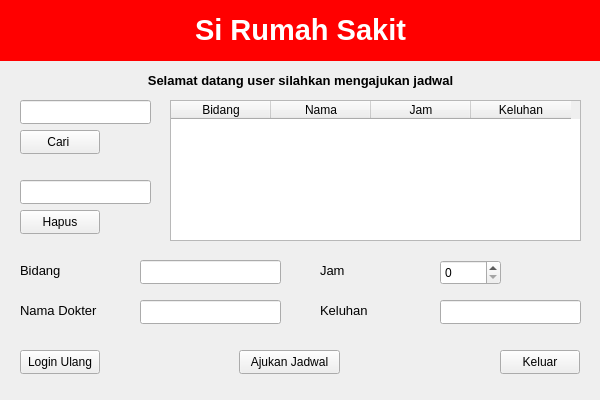
<?xml version="1.0" encoding="UTF-8"?>
<ui version="4.0">
 <class>User</class>
 <widget class="QMainWindow" name="User">
  <property name="geometry">
   <rect>
    <x>0</x>
    <y>0</y>
    <width>600</width>
    <height>400</height>
   </rect>
  </property>
  <property name="windowTitle">
   <string>MainWindow</string>
  </property>
  <widget class="QWidget" name="centralwidget">
   <widget class="QLabel" name="label">
    <property name="geometry">
     <rect>
      <x>0</x>
      <y>0</y>
      <width>600</width>
      <height>61</height>
     </rect>
    </property>
    <property name="styleSheet">
     <string notr="true">background-color: rgb(255, 0, 0);</string>
    </property>
    <property name="text">
     <string/>
    </property>
   </widget>
   <widget class="QLabel" name="label_2">
    <property name="geometry">
     <rect>
      <x>5</x>
      <y>10</y>
      <width>591</width>
      <height>41</height>
     </rect>
    </property>
    <property name="styleSheet">
     <string notr="true">background-color: rgb(255, 0, 0);</string>
    </property>
    <property name="text">
     <string>&lt;html&gt;&lt;head/&gt;&lt;body&gt;&lt;p align=&quot;center&quot;&gt;&lt;span style=&quot; font-size:22pt; font-weight:700; color:#ffffff;&quot;&gt;Si Rumah Sakit&lt;/span&gt;&lt;/p&gt;&lt;/body&gt;&lt;/html&gt;</string>
    </property>
   </widget>
   <widget class="QLabel" name="label_3">
    <property name="geometry">
     <rect>
      <x>20</x>
      <y>300</y>
      <width>101</width>
      <height>21</height>
     </rect>
    </property>
    <property name="font">
     <font>
      <pointsize>10</pointsize>
     </font>
    </property>
    <property name="text">
     <string>Nama Dokter</string>
    </property>
   </widget>
   <widget class="QSpinBox" name="spinBoxJam">
    <property name="geometry">
     <rect>
      <x>440</x>
      <y>260</y>
      <width>61</width>
      <height>25</height>
     </rect>
    </property>
   </widget>
   <widget class="QLineEdit" name="lineEditKodeCari">
    <property name="geometry">
     <rect>
      <x>20</x>
      <y>100</y>
      <width>131</width>
      <height>24</height>
     </rect>
    </property>
   </widget>
   <widget class="QTableWidget" name="tableWidget">
    <property name="geometry">
     <rect>
      <x>170</x>
      <y>100</y>
      <width>411</width>
      <height>141</height>
     </rect>
    </property>
    <column>
     <property name="text">
      <string>Bidang</string>
     </property>
    </column>
    <column>
     <property name="text">
      <string>Nama</string>
     </property>
    </column>
    <column>
     <property name="text">
      <string>Jam</string>
     </property>
    </column>
    <column>
     <property name="text">
      <string>Keluhan</string>
     </property>
    </column>
   </widget>
   <widget class="QPushButton" name="pushButtonExit">
    <property name="geometry">
     <rect>
      <x>500</x>
      <y>350</y>
      <width>80</width>
      <height>24</height>
     </rect>
    </property>
    <property name="text">
     <string>Keluar</string>
    </property>
   </widget>
   <widget class="QPushButton" name="pushButtonAdd">
    <property name="geometry">
     <rect>
      <x>239</x>
      <y>350</y>
      <width>101</width>
      <height>24</height>
     </rect>
    </property>
    <property name="text">
     <string>Ajukan Jadwal</string>
    </property>
   </widget>
   <widget class="QLabel" name="label_5">
    <property name="geometry">
     <rect>
      <x>20</x>
      <y>260</y>
      <width>101</width>
      <height>21</height>
     </rect>
    </property>
    <property name="font">
     <font>
      <pointsize>10</pointsize>
     </font>
    </property>
    <property name="text">
     <string>Bidang</string>
    </property>
   </widget>
   <widget class="QPushButton" name="pushButtonLoginUlang">
    <property name="geometry">
     <rect>
      <x>20</x>
      <y>350</y>
      <width>80</width>
      <height>24</height>
     </rect>
    </property>
    <property name="text">
     <string>Login Ulang</string>
    </property>
   </widget>
   <widget class="QLabel" name="label_4">
    <property name="geometry">
     <rect>
      <x>320</x>
      <y>300</y>
      <width>101</width>
      <height>21</height>
     </rect>
    </property>
    <property name="font">
     <font>
      <pointsize>10</pointsize>
     </font>
    </property>
    <property name="text">
     <string>Keluhan</string>
    </property>
   </widget>
   <widget class="QPushButton" name="pushButtonCari">
    <property name="geometry">
     <rect>
      <x>20</x>
      <y>130</y>
      <width>80</width>
      <height>24</height>
     </rect>
    </property>
    <property name="text">
     <string>Cari </string>
    </property>
   </widget>
   <widget class="QLineEdit" name="lineEditKodeHapus">
    <property name="geometry">
     <rect>
      <x>20</x>
      <y>180</y>
      <width>131</width>
      <height>24</height>
     </rect>
    </property>
   </widget>
   <widget class="QLineEdit" name="lineEditNama">
    <property name="geometry">
     <rect>
      <x>140</x>
      <y>300</y>
      <width>141</width>
      <height>24</height>
     </rect>
    </property>
   </widget>
   <widget class="QLineEdit" name="lineEditKeluhan">
    <property name="geometry">
     <rect>
      <x>440</x>
      <y>300</y>
      <width>141</width>
      <height>24</height>
     </rect>
    </property>
   </widget>
   <widget class="QLineEdit" name="lineEditKode">
    <property name="geometry">
     <rect>
      <x>140</x>
      <y>260</y>
      <width>141</width>
      <height>24</height>
     </rect>
    </property>
   </widget>
   <widget class="QLabel" name="label_6">
    <property name="geometry">
     <rect>
      <x>320</x>
      <y>260</y>
      <width>101</width>
      <height>21</height>
     </rect>
    </property>
    <property name="font">
     <font>
      <pointsize>10</pointsize>
     </font>
    </property>
    <property name="text">
     <string>Jam</string>
    </property>
   </widget>
   <widget class="QPushButton" name="pushButtonDelete">
    <property name="geometry">
     <rect>
      <x>20</x>
      <y>210</y>
      <width>80</width>
      <height>24</height>
     </rect>
    </property>
    <property name="text">
     <string>Hapus</string>
    </property>
   </widget>
   <widget class="QLabel" name="label_7">
    <property name="geometry">
     <rect>
      <x>0</x>
      <y>70</y>
      <width>601</width>
      <height>21</height>
     </rect>
    </property>
    <property name="font">
     <font>
      <pointsize>10</pointsize>
     </font>
    </property>
    <property name="text">
     <string>&lt;html&gt;&lt;head/&gt;&lt;body&gt;&lt;p align=&quot;center&quot;&gt;&lt;span style=&quot; font-weight:700;&quot;&gt;Selamat datang user silahkan mengajukan jadwal&lt;/span&gt;&lt;/p&gt;&lt;/body&gt;&lt;/html&gt;</string>
    </property>
   </widget>
  </widget>
 </widget>
 <resources/>
 <connections/>
</ui>
